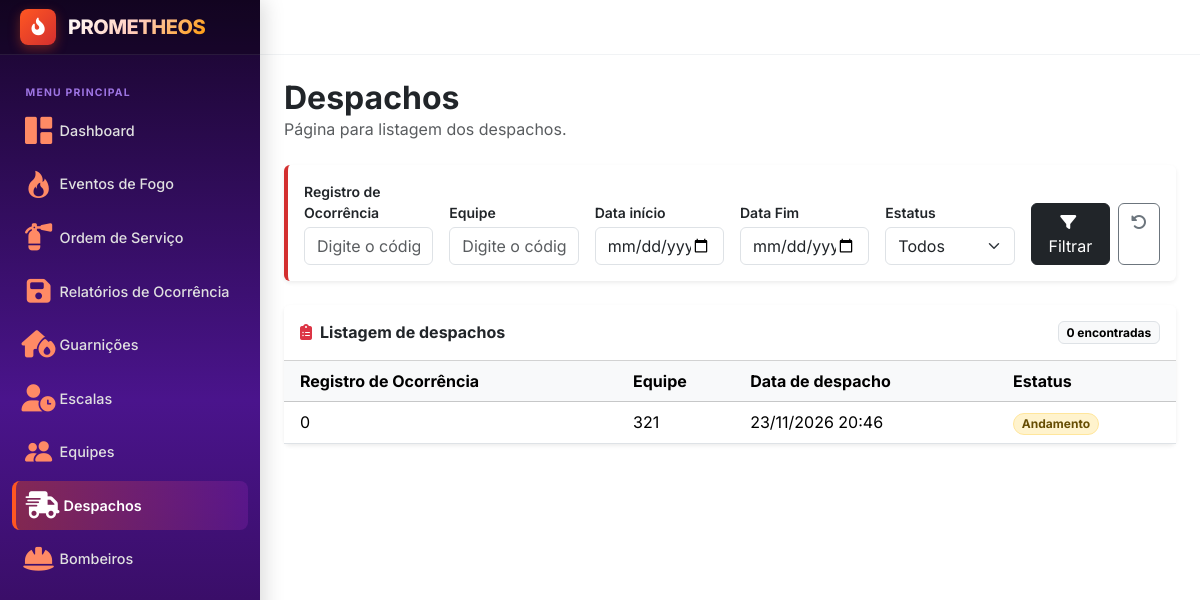
Page /despacho on the earlier database version.
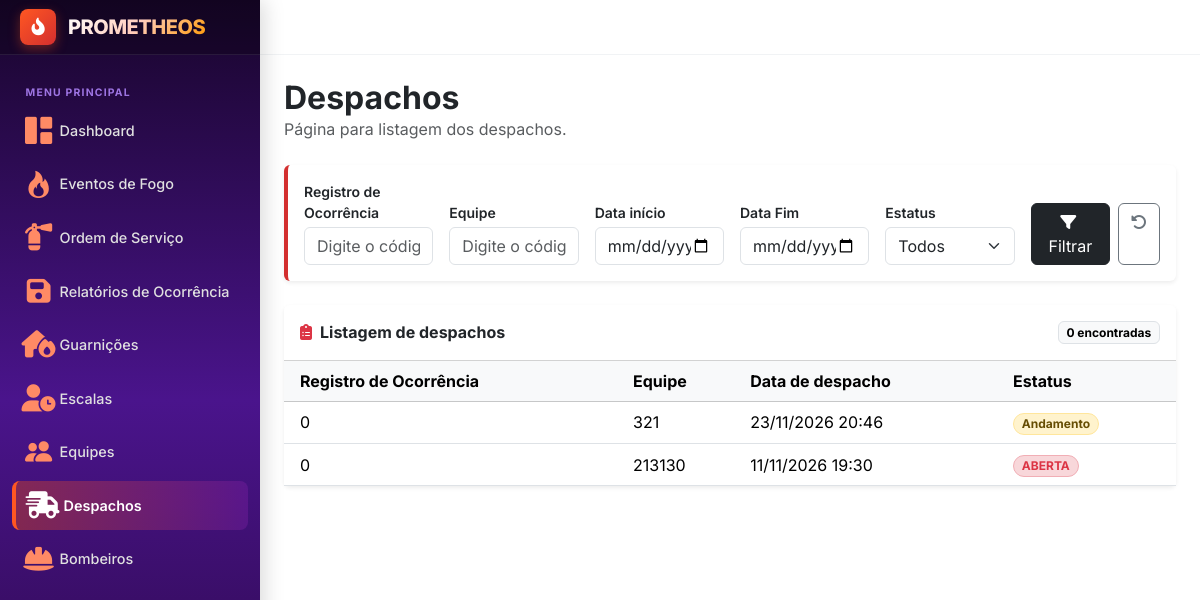
Same page on the later database version.
### evento_fogo/models.py (models this page shows, shortened)
class Despacho(models.Model):
    id = models.IntegerField(primary_key=True)
    id_ro = models.ForeignKey(RelatorioOcorrencia, on_delete=models.CASCADE)
    id_equipe = models.OneToOneField(Equipe, on_delete=models.PROTECT)
    data = models.DateTimeField()
    estatus = models.CharField(choices=[
           (Estatus.ANDAMENTO.value, Estatus.ANDAMENTO.label),
            (Estatus.FECHADA.value, Estatus.FECHADA.label)
    ], default=Estatus.ANDAMENTO)

class RelatorioOcorrencia(models.Model):
    id = models.IntegerField(primary_key=True)
    codigo = models.IntegerField()
    id_os = models.ForeignKey(OrdemServico, on_delete=models.CASCADE)
    data = models.DateTimeField()
    descricao = models.CharField(max_length=200)

### gestao/models.py (models this page shows, shortened)
class Equipe(models.Model):
    id = models.IntegerField(primary_key=True)
    codigo = models.IntegerField()
    estatus = models.CharField(choices=Estatus, default=Estatus.LIVRE)
    id_comandante = models.ForeignKey("usuario.Bombeiro", on_delete=models.PROTECT)

### evento_fogo/views.py (the view)
# urls.py: path('despacho', fogoViews.despacho, name='despacho'),
def despacho(request):
    despachos = Despacho.objects.all().order_by("-data")
    filtros = {
        "id_ro" : request.GET.get("id_ro", ""),
        "id_equipe" : request.GET.get("id_equipe", ""),
        "data_inicio" : request.GET.get("data_inicio", ""),
        "data_fim" : request.GET.get("data_fim", ""),
        "estatus" : request.GET.get("estatus", "")
    }
    if filtros["id_ro"]:
        despachos = despachos.filter(id_ro__id_os__id_evento_fogo__codigo=filtros["id_ro"])
    if filtros["id_equipe"]:
        despachos = despachos.filter(id_equipe__codigo=filtros["id_equipe"])
    if filtros["data_inicio"]:
        despachos = despachos.filter(data__date__gte=filtros["data_inicio"])
    if filtros["data_fim"]:
        despachos = despachos.filter(data__date__lte=filtros["data_fim"])
    if filtros["estatus"]:
        despachos = despachos.filter(estatus=filtros["estatus"])
    contexto = {
        "despachos" : despachos,
        "filtros" : filtros,
        "estatus_opcoes" : Despacho._meta.get_field("estatus").choices
    }
    return render(request, 'evento_fogo/despachos.html', contexto)

### templates/evento_fogo/despachos.html (shortened to what the changed rows need)
{% extends "layout.html" %}
{% block content %}
<div class="d-flex flex-wrap align-items-start justify-content-between gap-3 mb-4">
    <div>
        <h1 class="h2 fw-bold mb-0">Despachos</h1>
    </div>
</div>
<div class="card border-0 shadow-sm">
    <div class="card-header bg-white d-flex align-items-center justify-content-between py-3">
        <h2 class="h6 fw-bold mb-0">
            <i class="fa-solid fa-clipboard-list text-danger me-2"></i>Listagem de despachos
        </h2>
    </div>
    <div class="table-responsive">
        <table class="table table-hover align-middle mb-0">
            <thead class="table-light">
                <tr>
                    <th scope="col" class="ps-3">Registro de Ocorrência</th>
                    <th scope="col">Equipe</th>
                    <th scope="col">Data de despacho</th>
                    <th scope="col">Estatus</th>
                </tr>
            </thead>
            <tbody>
                {% for despacho in despachos %}
                <tr>
                    <td class="ps-3">{{ despacho.id_ro.codigo }}</td>
                    <td>{{ despacho.id_equipe.codigo }}</td>
                    <td>{{ despacho.data|date:"d/m/Y H:i" }}</td>
                    <td>
                        {% if despacho.estatus == "ABERTA" %}
                        <span class="badge bg-danger-subtle text-danger border border-danger-subtle rounded-pill">{{ despacho.get_estatus_display }}</span>
                        {% elif despacho.estatus == "ANDAMENTO" %}
                        <span class="badge bg-warning-subtle text-warning-emphasis border border-warning-subtle rounded-pill">{{ despacho.get_estatus_display }}</span>
                        {% elif despacho.estatus == "FECHADA" %}
                        <span class="badge bg-secondary-subtle text-secondary border border-secondary-subtle rounded-pill">{{ despacho.get_estatus_display }}</span>
                        {% else %}
                        <span class="badge bg-light text-dark border rounded-pill">{{ despacho.get_estatus_display|default:despacho.estatus }}</span>
                        {% endif %}
                    </td>
                </tr>
                {% endfor %}
            </tbody>
        </table>
    </div>
</div>
{% endblock %}

Differences in the rows shown:
added Despacho: id_ro.codigo "0", id_equipe.codigo "213130", data "11/11/2026 19:30", estatus "ABERTA"
